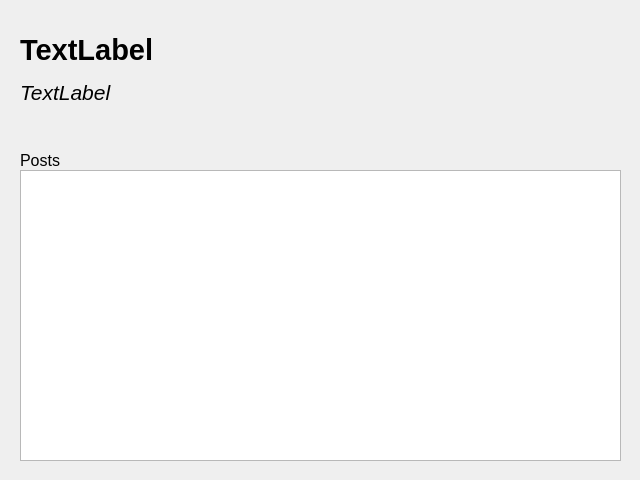
<?xml version="1.0" encoding="UTF-8"?>
<ui version="4.0">
 <class>ProfileWindow</class>
 <widget class="QWidget" name="ProfileWindow">
  <property name="geometry">
   <rect>
    <x>0</x>
    <y>0</y>
    <width>640</width>
    <height>480</height>
   </rect>
  </property>
  <property name="windowTitle">
   <string>PassionEAT Profile</string>
  </property>
  <property name="windowIcon">
   <iconset>
    <normaloff>icons/store.png</normaloff>icons/store.png</iconset>
  </property>
  <widget class="QLabel" name="ProFullName">
   <property name="geometry">
    <rect>
     <x>20</x>
     <y>30</y>
     <width>421</width>
     <height>41</height>
    </rect>
   </property>
   <property name="text">
    <string>&lt;!DOCTYPE HTML PUBLIC &quot;-//W3C//DTD HTML 4.0//EN&quot; &quot;http://www.w3.org/TR/REC-html40/strict.dtd&quot;&gt;
&lt;html&gt;&lt;head&gt;&lt;meta name=&quot;qrichtext&quot; content=&quot;1&quot; /&gt;&lt;style type=&quot;text/css&quot;&gt;
p, li { white-space: pre-wrap; }
&lt;/style&gt;&lt;/head&gt;&lt;body style=&quot; font-family:'MS Shell Dlg 2'; font-size:8pt; font-weight:400; font-style:normal;&quot;&gt;
&lt;p style=&quot; margin-top:12px; margin-bottom:12px; margin-left:0px; margin-right:0px; -qt-block-indent:0; text-indent:0px;&quot;&gt;&lt;span style=&quot; font-size:22pt; font-weight:600;&quot;&gt;TextLabel&lt;/span&gt;&lt;/p&gt;&lt;/body&gt;&lt;/html&gt;</string>
   </property>
  </widget>
  <widget class="QLabel" name="ProEmail">
   <property name="geometry">
    <rect>
     <x>20</x>
     <y>80</y>
     <width>341</width>
     <height>21</height>
    </rect>
   </property>
   <property name="text">
    <string>&lt;html&gt;&lt;head/&gt;&lt;body&gt;&lt;p&gt;&lt;span style=&quot; font-size:16pt; font-style:italic;&quot;&gt;TextLabel&lt;/span&gt;&lt;/p&gt;&lt;/body&gt;&lt;/html&gt;</string>
   </property>
  </widget>
  <widget class="QTextEdit" name="PostsOutput">
   <property name="geometry">
    <rect>
     <x>20</x>
     <y>170</y>
     <width>601</width>
     <height>291</height>
    </rect>
   </property>
   <property name="readOnly">
    <bool>true</bool>
   </property>
  </widget>
  <widget class="QLabel" name="ProPosts">
   <property name="geometry">
    <rect>
     <x>20</x>
     <y>150</y>
     <width>71</width>
     <height>21</height>
    </rect>
   </property>
   <property name="text">
    <string>&lt;html&gt;&lt;head/&gt;&lt;body&gt;&lt;p&gt;&lt;span style=&quot; font-size:12pt;&quot;&gt;Posts&lt;/span&gt;&lt;/p&gt;&lt;/body&gt;&lt;/html&gt;</string>
   </property>
  </widget>
 </widget>
 <resources/>
 <connections/>
</ui>
